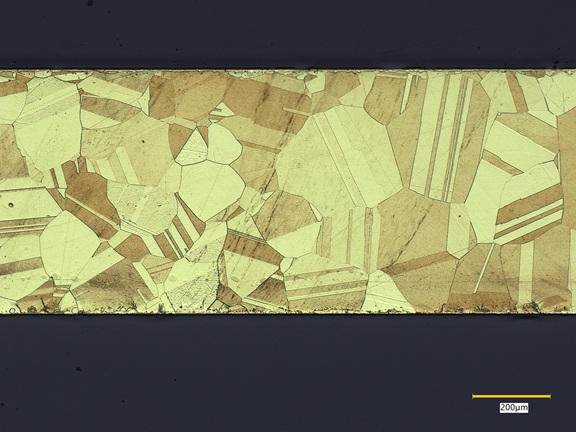
#> input picture tests/sample/20260408_C2600-06tHT600C1hrx200.jpg, 576 x 432 px; its folder holds only this picture in this run
$ python -i ski_driver_functions.py   (imports and definitions only)   (older library calls are emulated)
#> lines starting #> are read from the running program, lines starting #| are printed output that depends on the picture
### src/gsat/ski_interactive_processing.py
# Import external dependencies
import numpy as np
import matplotlib.pyplot as plt
from matplotlib.widgets import TextBox, Slider, RangeSlider
from matplotlib.widgets import Button, CheckButtons, RadioButtons
from skimage import restoration as rest
from skimage import segmentation as seg
from skimage import filters as filt
from skimage import morphology as morph
import skimage.feature as sfeature
from skimage import util
from skimage.util import img_as_bool, img_as_ubyte, img_as_float


# [1627 lines left out: functions interact_skeletonize, interact_del_features, interact_canny_edge, interact_unsharp_mask, interact_rolling_ball, interact_segmentation_type and 7 more, not called in this run]


def interact_binary_morph(img_in):
    """
    Perform a morphological filter operation on a binary
    (i.e., segmented) image. More specifically, apply either an
    erosion, dilation, "opening", or "closing" with the option of
    choosing different kernel shapes and sizes. The implementations of
    these operations are based on the Skimage library. This is an
    interactive function that enables the user to change the parameters
    of the filter and see the results, thanks to the "widgets"
    available in Matplotlib.

     ---- INPUT ARGUMENTS ----
    [img_in]: Numpy array for a binarized image. It is assumed that the
        image is already of type uint8. The array should thus be 2D,
        where each value represents the intensity for each
        corresponding pixel.

     ---- RETURNED ----
    [[img_out], [fltr_params]]: Returns a list containing the resultant
        image and the parameters used for the filter. img_out is a
        filterd image in the same format as img_in. fltr_params is
        also a list, which contains the final parameters used during
        the interactive session. For this function, the [fltr_params]
        list contains:

            [operation_type_out, footprint_type_out, n_radius_out]

                operation_type_out: An integer flag that determines what
                    type of morphological operation to perform:

                        0: binary_closing
                        1: binary_opening
                        2: binary_dilation
                        3: binary_erosion

                footprint_type_out: An integer flag that determines what
                    type of 2D neighborhood to use:

                        0: square
                        1: disk
                        2: diamond

                n_radius_out: Radius of the footprint neighborhood in
                    pixels, as an integer.

     ---- SIDE EFFECTS ----
    Function input arguments are not altered. Nothing is written to the
    hard drive. This function is a read-only function. It does pop-up
    a new window that visualizes the provided image. Strings are printed
    to standard output.
    """

    img_0 = img_in.copy()

    # Determine what type of morphological operation to perform
    # 0: binary_closing
    # 1: binary_opening
    # 2: binary_dilation
    # 3: binary_erosion
    operation_type_0 = 0

    # Determine what type of 2D neighborhood to use.
    # 0: square (which corresponds to a cube in 3D)
    # 1: disk (which corresponds to a ball in 3D)
    # 2: diamond (which corresponds to a octahedron in 3D)
    footprint_type_0 = 1

    # Radius of the footprint neighborhood (in pixels)
    n_radius_0 = 1

    disk_footprint = morph.disk(n_radius_0)
    img_temp_0 = morph.binary_closing(img_0, footprint=disk_footprint)
    img_temp_0 = img_as_ubyte(img_temp_0)

    # Global variables (within this function) that will be returned.
    # Initialize these to the starting values for now.
    operation_type_out = operation_type_0
    footprint_type_out = footprint_type_0
    n_radius_out = n_radius_0
    img_out = img_temp_0.copy()

    # Create a figure
    fig_size = (9,9)

    fig, ax = plt.subplots(1,1)
    fig.set_size_inches(fig_size[0], fig_size[1])
    ax.set_aspect('equal')

    # Show the image and save the "matplotlib.image.AxesImage"
    # object for updating the figure later.
    img_obj = ax.imshow(img_out, cmap='gray', vmin=0, vmax=255)
    ax.set_xlabel("X Pixel Number")
    ax.set_ylabel("Y Pixel Number")

    plt.subplots_adjust(bottom=0.32)

    # Create new axes objects for each button/slider/text widget
    # 4-tuple of floats rect = [left, bottom, width, height]. A new axes
    # is added with dimensions rect in normalized (0, 1) units using
    # add_axes on the current figure.
    operation_ax = fig.add_axes([0.10, 0.03, 0.15, 0.20])
    operation_button = RadioButtons(ax=operation_ax,
        labels=['Closing', 'Opening', 'Dilation', 'Erosion'],
        active=operation_type_0)

    footprint_ax = fig.add_axes([0.36, 0.03, 0.15, 0.20])
    footprint_button = RadioButtons(ax=footprint_ax,
        labels=['Square', 'Disk', 'Diamond'],
        active=footprint_type_0)

    radius_ax = fig.add_axes([0.75, 0.15, 0.15, 0.06])
    radius_text_box = TextBox(ax=radius_ax, label='Kernel Radius  ',
        initial=str(n_radius_0), textalignment='center')

    update_ax = plt.axes([0.65, 0.03, 0.25, 0.06])
    update_button = Button(update_ax, 'Update')

    # [59 lines left out: function binary_morph_update, not called in this run]

    # Call the update function when the 'update' button is clicked
    update_button.on_clicked(binary_morph_update)

    plt.show()

    # Save final filter parameters
    fltr_params = [operation_type_out, footprint_type_out,
        n_radius_out]

    return [img_out, fltr_params]

### src/gsat/ski_driver_functions.py
# Import external dependencies
import numpy as np
from skimage import restoration as rest
from skimage import segmentation as seg
from skimage import filters as filt
from skimage import morphology as morph
import skimage.feature as sfeature
from skimage import util
from skimage.util import img_as_bool, img_as_ubyte, img_as_float

# Import local packages
from . import ski_interactive_processing as ifun


# [1185 lines left out: functions interact_driver_skeletonize, apply_driver_skeletonize, interact_driver_del_features, apply_driver_del_features, interact_driver_edge_detect, apply_driver_edge_detect and 10 more, not called in this run]


def interact_driver_morph(img_in):
    """
    Interactively applies a morphological operation on a binary
    (i.e., segmented) image. More specifically, apply either an
    erosion, dilation, "opening", or "closing" with the option of
    choosing different kernel shapes and sizes. The implementations of
    these operations are based on the Skimage library. The output
    parameters of this function are suitable for input for
    apply_driver_morph_3d() below.

    ---- INPUT ARGUMENTS ----
    [img_in]: Numpy array for a grayscale image. It is assumed that the
        image is already grayscale and of type uint8. The array should
        thus be 2D, where each value represents the intensity for each
        corresponding pixel.

    ---- RETURNED ----
    [img_out]: Returns the final image after closing the interactive
        session. img_out is in the same format as img_in.

    ---- SIDE EFFECTS ----
    Function input arguments are not altered. Nothing is written to the
    hard drive. This function is a read-only function. It does pop-up
    a new window that visualizes the provided image. Strings are printed
    to standard output.
    """

    # ---- Local Copies ----
    img_0 = img_in.copy()

    # Run the interactive morphological operations GUI
    [img_fltr, fltr_params] = ifun.interact_binary_morph(img_0)

    # Run the driver application simply for the text output
    apply_driver_morph(img_0, fltr_params)

    return img_fltr


def apply_driver_morph(img_in, fltr_params_in, quiet_in=False):
    """
    Applies a morphological operation on a binary (i.e., segmented)
    image. More specifically, apply either an erosion,
    dilation, "opening", or "closing" with the option of choosing
    different kernel shapes and sizes. The implementations of these
    operations are based on the Skimage library. This is the 2D,
    non-interactive version of interact_driver_morph(). See
    apply_driver_morph_3d() for a 3D version of this function.

    ---- INPUT ARGUMENTS ----
    [img_in]: Numpy array for a 2D grayscale image. It is
        assumed that the image is already grayscale and of type uint8.
        Each value in the 2D array represents the intensity for each
        corresponding pixel.

    fltr_params_in: A list of parameters needed to perform the
        morphological operation. The three input parameters for this
        list are described below,

            [operation_type_out, footprint_type_out, n_radius_out]

                operation_type_out: An integer flag that determines what
                    type of morphological operation to perform:

                        0: binary_closing
                        1: binary_opening
                        2: binary_dilation
                        3: binary_erosion

                footprint_type_out: An integer flag that determines what
                    type of 2D neighborhood to use:

                        0: square
                        1: disk
                        2: diamond

                n_radius_out: Radius of the footprint neighborhood in
                    pixels, as an integer.

    quiet_in: A boolean that determines if this function should print
        any statements to standard output. If False (default), outputs
        are written. Conversely, if True, outputs are suppressed. This
        is particularly useful in the event of batch processing.

    ---- RETURNED ----
    [img_out]: Returns the resultant Numpy image array after performing
        the image processing procedures. img_out is in the same format
        as img_in.

    ---- SIDE EFFECTS ----
    Function input arguments are not altered. Nothing is written to the
    hard drive. This function is a read-only function. Strings are
    printed to standard output.
    """

    # ---- Local Copies ----
    img_0 = img_in.copy()
    fltr_params = fltr_params_in
    quiet = quiet_in

    # Determine what type of morphological operation to perform
    # 0: binary_closing
    # 1: binary_opening
    # 2: binary_dilation
    # 3: binary_erosion
    operation_type = fltr_params[0]

    # Determine what type of 2D neighborhood to use.
    # 0: square (which corresponds to a cube in 3D)
    # 1: disk (which corresponds to a ball in 3D)
    # 2: diamond (which corresponds to a octahedron in 3D)
    footprint_type = fltr_params[1]

    # Radius of the footprint neighborhood (in pixels)
    n_radius = fltr_params[2]

    if not quiet:
        print(f"\nApplying morphological operation...")

    if footprint_type == 0:
        temp_width = 2*n_radius + 1
        temp_footprint = morph.square(temp_width)

        if not quiet:
            print(f"    Footprint type: 'square'")
            print(f"    Footprint radius (pixels): {n_radius}")

    elif footprint_type == 1:
        temp_footprint = morph.disk(n_radius)

        if not quiet:
            print(f"    Footprint type: 'disk'")
            print(f"    Footprint radius (pixels): {n_radius}")

    else: # footprint_type == 2
        temp_footprint = morph.diamond(n_radius)

        if not quiet:
            print(f"    Footprint type: 'diamond'")
            print(f"    Footprint radius (pixels): {n_radius}")

    if operation_type == 0:
        img_temp = morph.closing(img_0, footprint=temp_footprint)

        if not quiet:
            print(f"    Operation type: 'binary_closing'")

    elif operation_type == 1:
        img_temp = morph.opening(img_0, footprint=temp_footprint)

        if not quiet:
            print(f"    Operation type: 'binary_opening'")

    elif operation_type == 2:
        img_temp = morph.dilation(img_0, footprint=temp_footprint)

        if not quiet:
            print(f"    Operation type: 'binary_dilation'")

    else: # operation_type == 3
        img_temp = morph.erosion(img_0, footprint=temp_footprint)

        if not quiet:
            print(f"    Operation type: 'binary_erosion'")

    img_fltr = img_as_ubyte(img_temp)

    return img_fltr


# [128 lines left out: function apply_driver_morph_3d, not called in this run]

>>> import cv2
>>> picture = cv2.imread('../../tests/sample/20260408_C2600-06tHT600C1hrx200.jpg', cv2.IMREAD_GRAYSCALE)
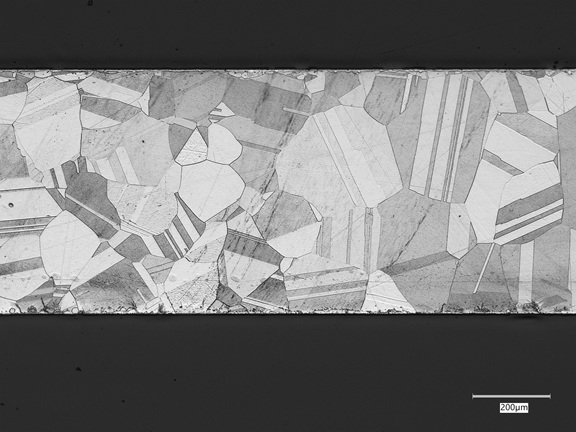
#> picture: shape (432, 576); min 0, max 255, mean 122.4
>>> result = interact_driver_morph(picture)
#> in interact_binary_morph, `plt.show()`:
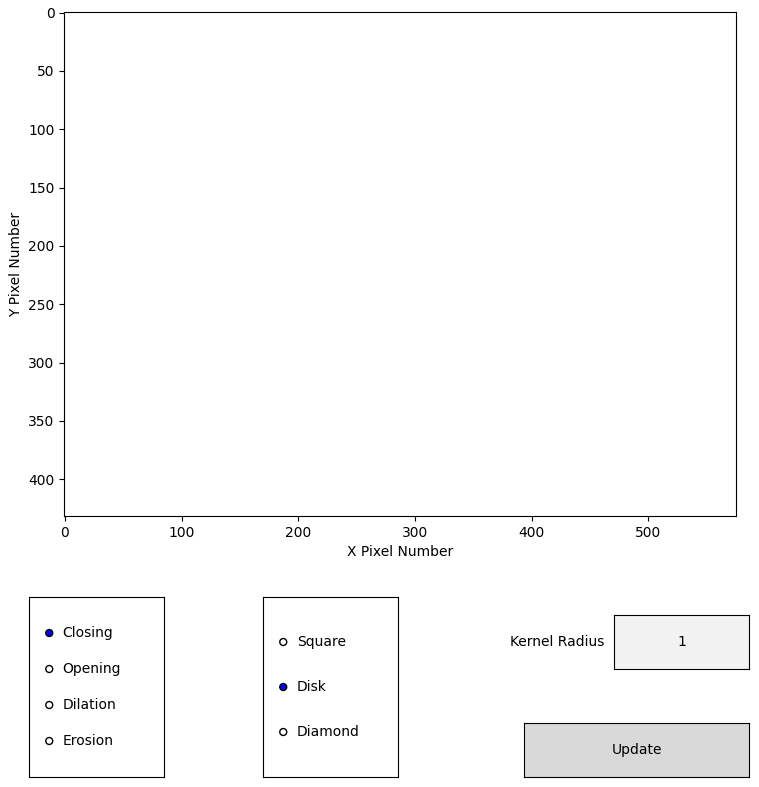
#> figure drawn by matplotlib, 4 panels
#> in interact_driver_morph, `[img_fltr, fltr_params] = ifun.interact_binary_morph(img_0)`: fltr_params = [0, 1, 1]
#> in apply_driver_morph, `operation_type = fltr_params[0]`: operation_type = 0
#> in apply_driver_morph, `footprint_type = fltr_params[1]`: footprint_type = 1
#> in apply_driver_morph, `temp_footprint = morph.disk(n_radius)`: temp_footprint = [[0, 1, 0], [1, 1, 1], [0, 1, 0]]
#|     Footprint radius (pixels): 1
#> in apply_driver_morph, `img_temp = morph.closing(img_0, footprint=temp_footprint)`:
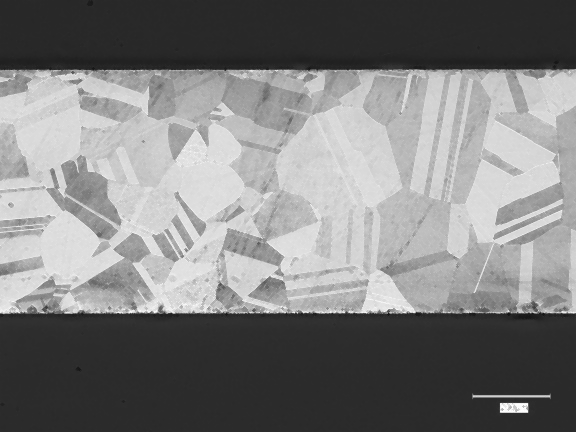
#> img_temp: shape (432, 576); min 21, max 255, mean 126.2

$ run again, on tests/sample/20260408_C2600-06tx200.jpg
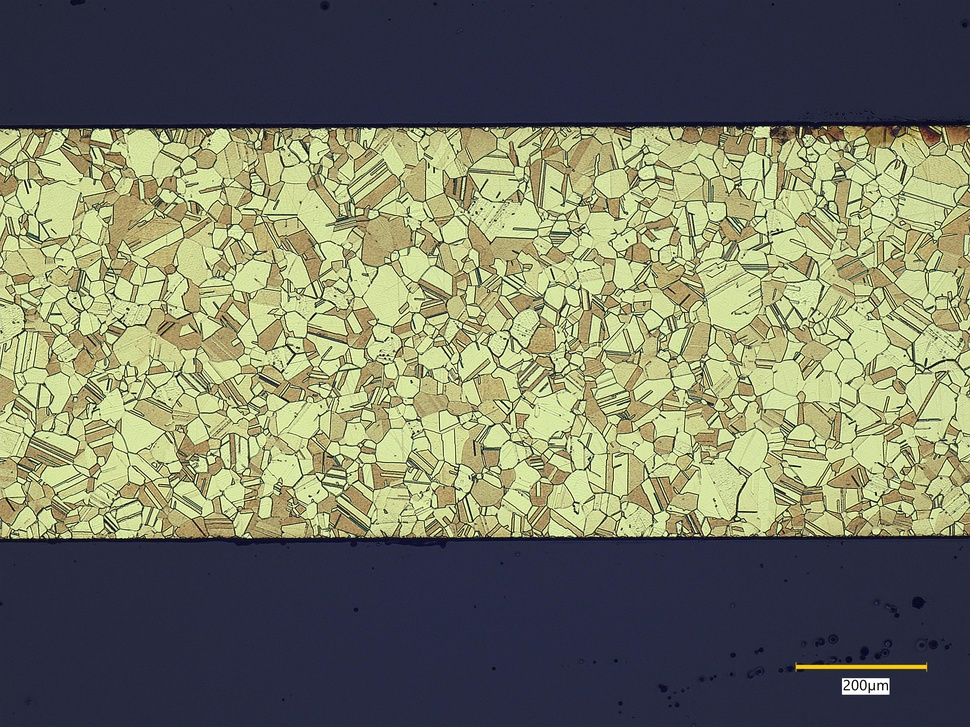
#> input picture tests/sample/20260408_C2600-06tx200.jpg, 970 x 727 px, shrunk from 2880 x 2160 before the run
#> in interact_binary_morph, `plt.show()`:
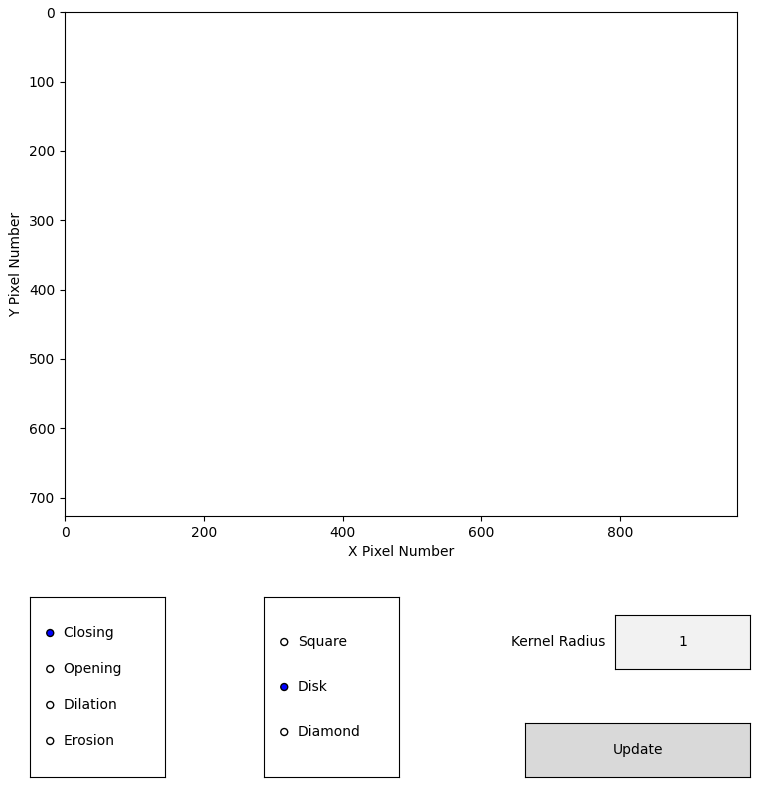
#> figure drawn by matplotlib, 4 panels
#> in interact_driver_morph, `[img_fltr, fltr_params] = ifun.interact_binary_morph(img_0)`: fltr_params = [0, 1, 1]
#> operation_type = 0
#> footprint_type = 1
#> temp_footprint = [[0, 1, 0], [1, 1, 1], [0, 1, 0]]
#|     Footprint radius (pixels): 1
#> in apply_driver_morph, `img_temp = morph.closing(img_0, footprint=temp_footprint)`:
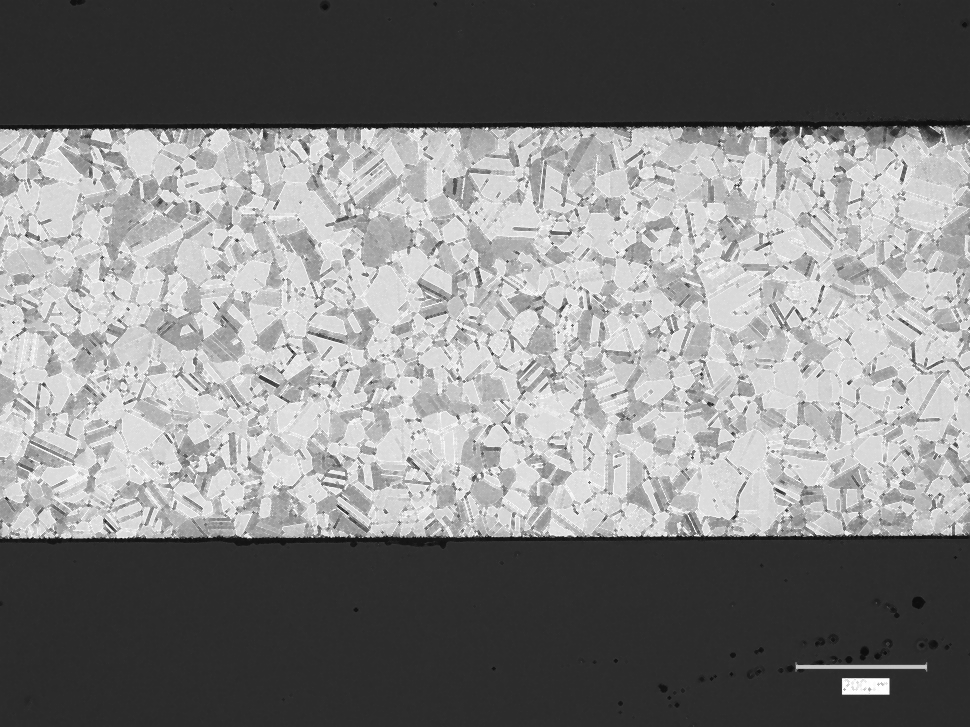
#> img_temp: shape (727, 970); min 13, max 255, mean 130.6
